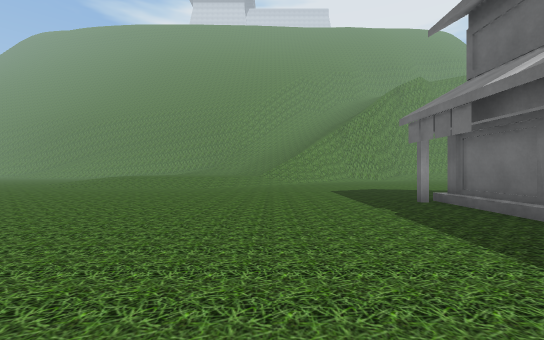
View 1 (above)

21 first-person views from a walk through a Unity game level. The camera is 1.4 m above the floor, looks level and sees 90° across. The floor is counted in squares, 2 m on a side. Each view is taken from the middle of a square. On the plan, view 1 faces up. The plan holds only what a view shows up to about 9 squares ahead; the rest is blank. The place goes on beyond the plan. The player is left out. Some animated figures are left out. Some surface patterns are stand-ins.

View 2
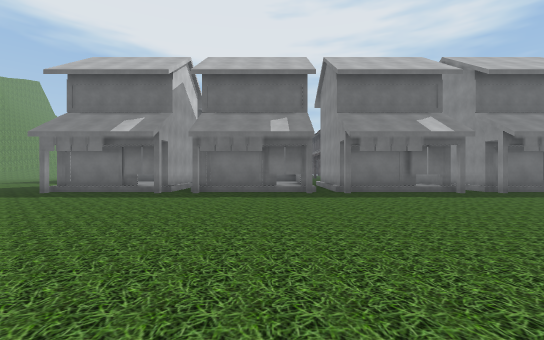

View 3
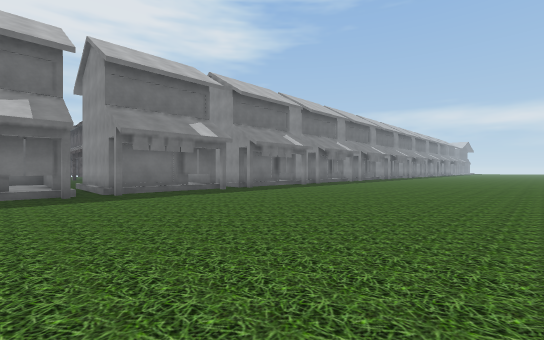

View 4
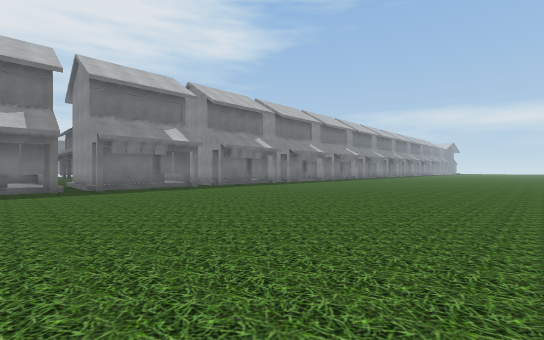

View 5
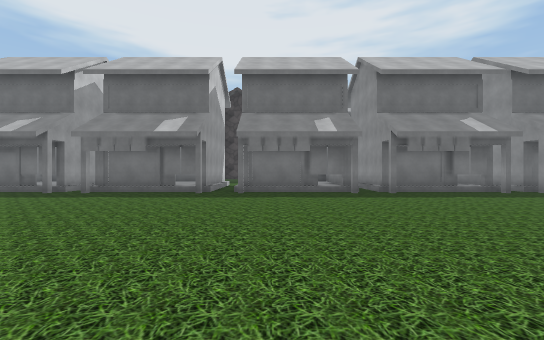

View 6
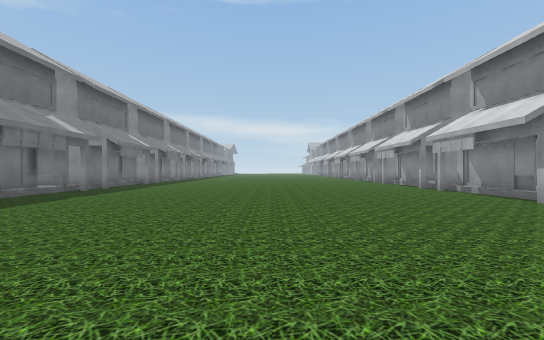

View 7
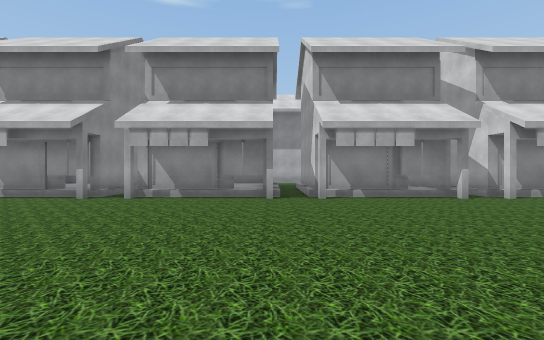

View 8
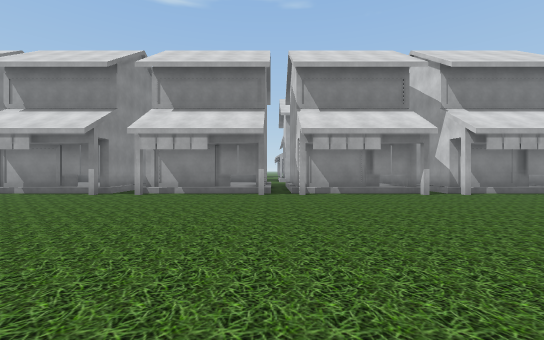

View 9
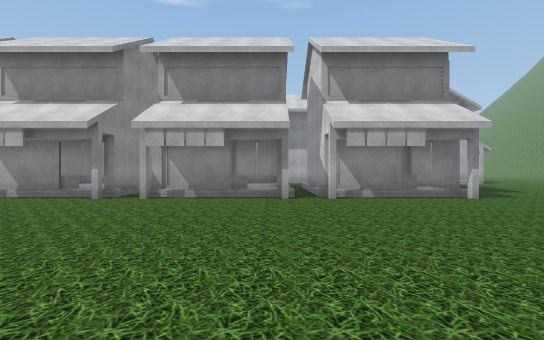

View 10
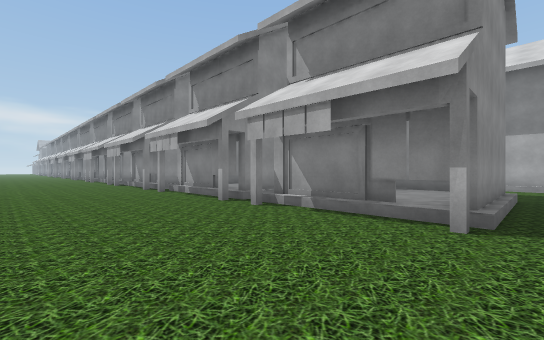

View 11
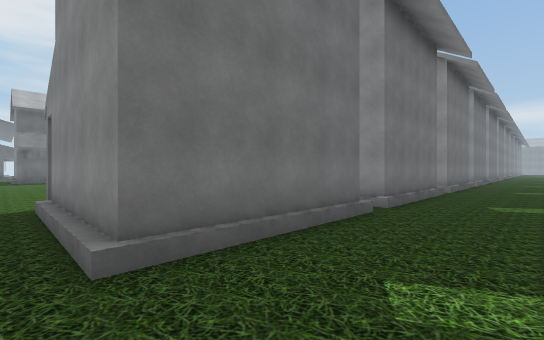

View 12
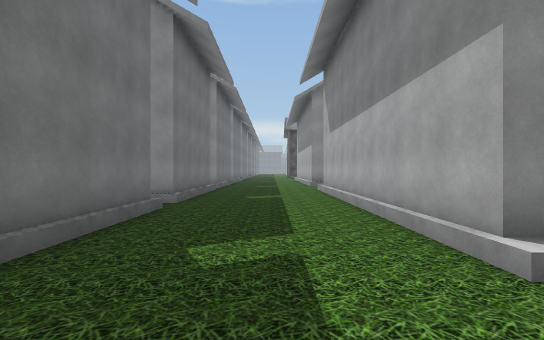

View 13
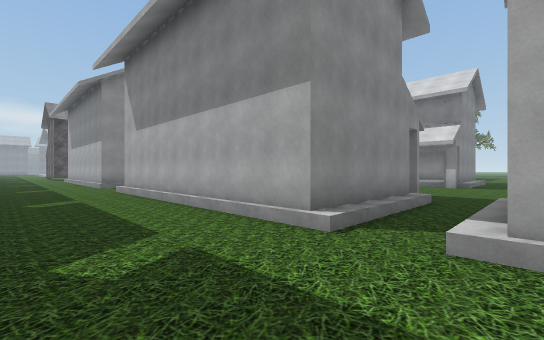

View 14
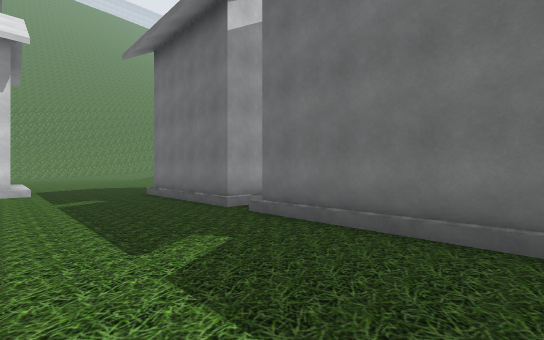

View 15
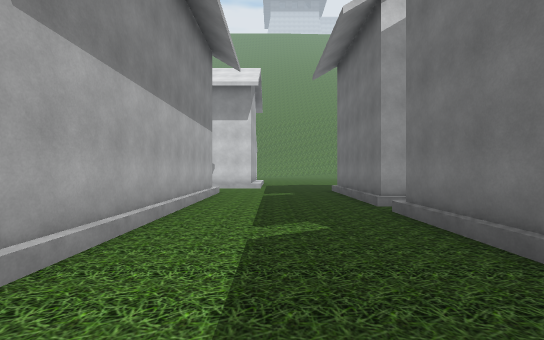

View 16
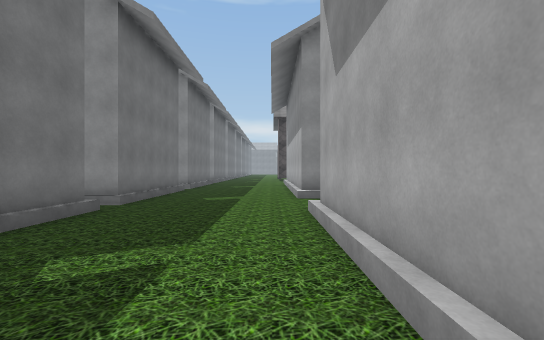

View 17
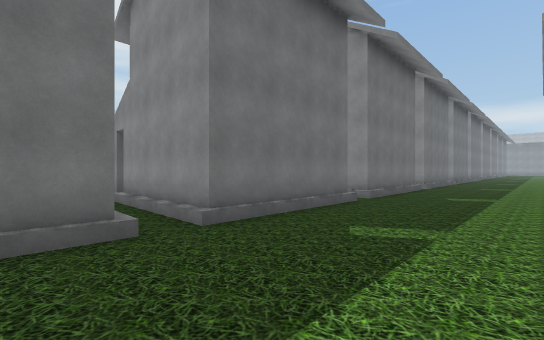

View 18
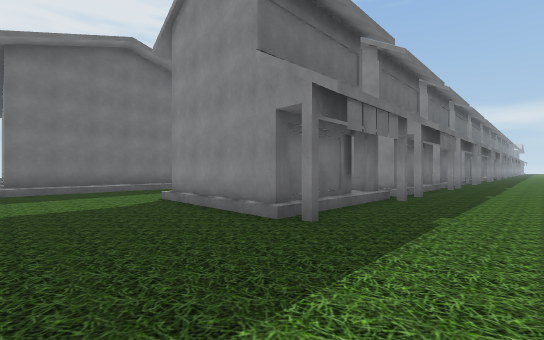

View 19
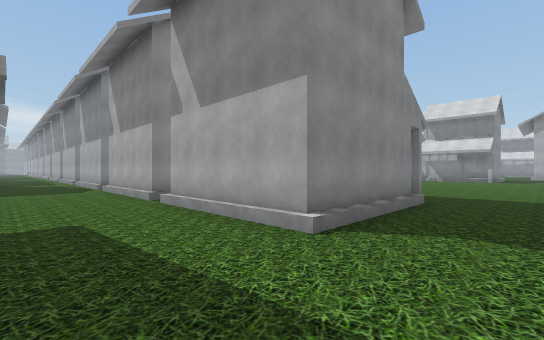

View 20
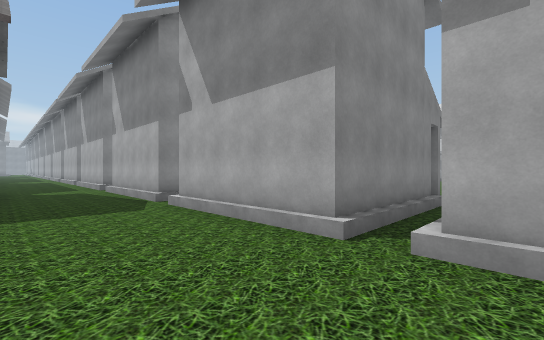

View 21
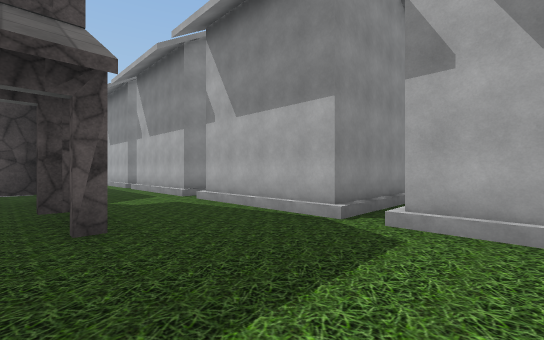

### Floor plan
Key: @ floor where view 1 was taken; # wall or solid block; x gap in a wall; . floor; / step, stairs or slope; = window, fence, low wall or low ledge.
Columns run from 25 left of view 1 to 11 right of it. Each row starts with its distance up from view 1.
  9           ..  ....................../
  8          #... ....................../
  7          ....  ...................../
  6          ...#####............####.../
  5         #...#  #/............#  #...
  4         #...#  #/............#  #...
  3         #...####/............####...
  2         #.../////...................
  1         #...#####...........#####...
  0         #...#==#.........@...#  #...
 -1         #...#  #.............#  #....
 -2         #...#####...........#####....
 -3 ................x....................
 -4 .....####...#####............####....
 -5  ..     #...#  #.............#  #..#.
 -6         #...## #.............#  #.. .
 -7         #....####...........##  #.. .
 -8         #...#####...........##  #.. .
 -9         #...#  #/............#  #..##
-10         #...#  #/............#  #....
-11         #...#  #/............#     ./
-12         ....// //.............
-13         ....#####...........##
-14         #...#  #.............#
-15         #...#  #.............#
-16         #...#  ##...........##

Positions as (right, up) in squares from view 1, and headings:
1: (0, 0), facing up
2: (-5, -1), facing right
3: (-5, -1), facing down-right
4: (-7, -1), facing down-right
5: (-5, -9), facing right
6: (-3, -7), facing down
7: (-2, -8), facing left
8: (-1, -3), facing left
9: (-2, 1), facing left
10: (-5, 2), facing down-left
11: (-15, 2), facing down-right
12: (-15, -2), facing down
13: (-14, -2), facing down-left
14: (-16, -2), facing up-right
15: (-15, -3), facing up
16: (-16, -7), facing down
17: (-16, -6), facing down-right
18: (1, 9), facing down-right
19: (10, 8), facing down-left
20: (10, 3), facing down-left
21: (11, -1), facing down-left
